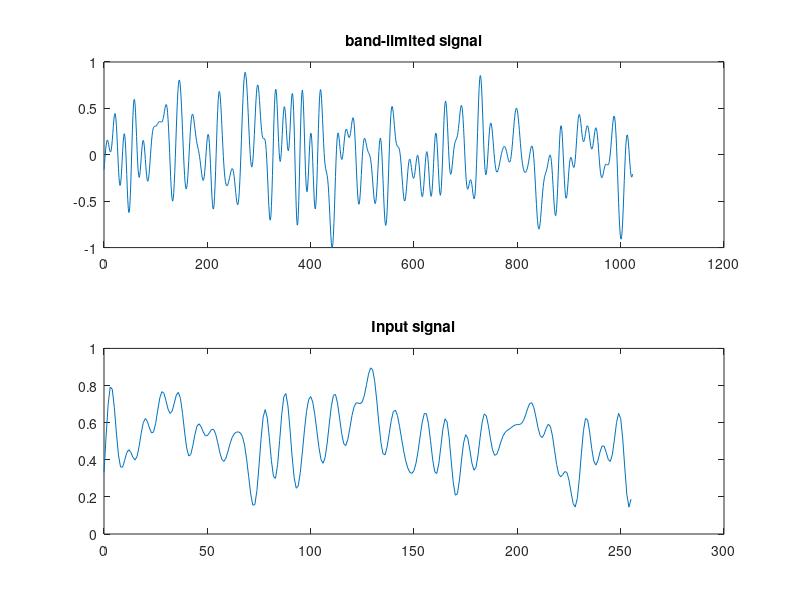
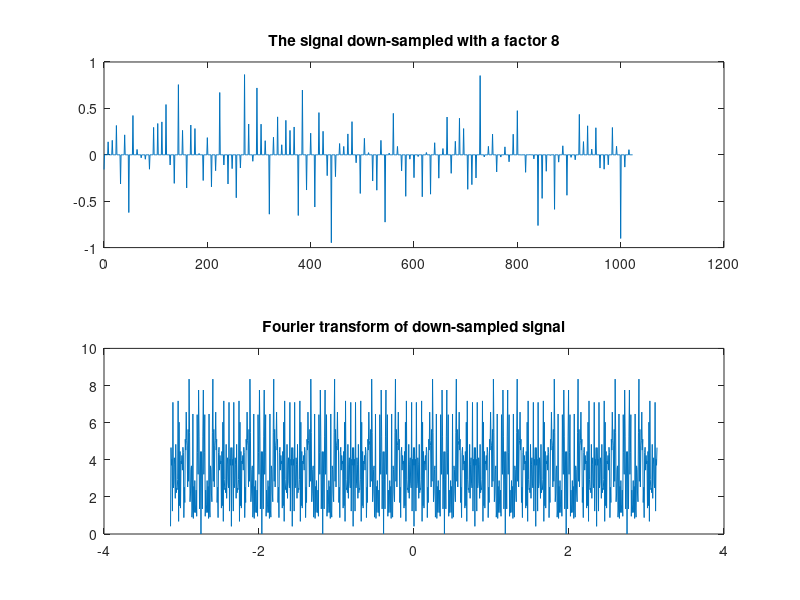
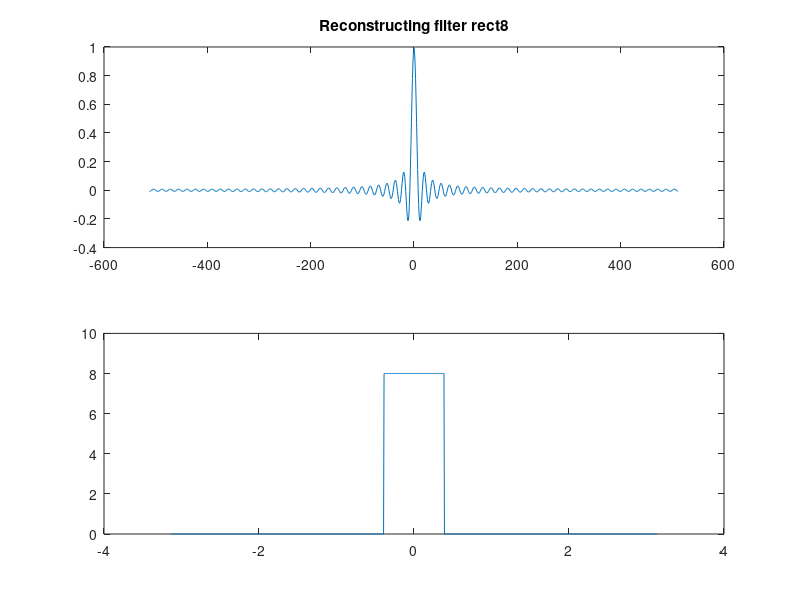
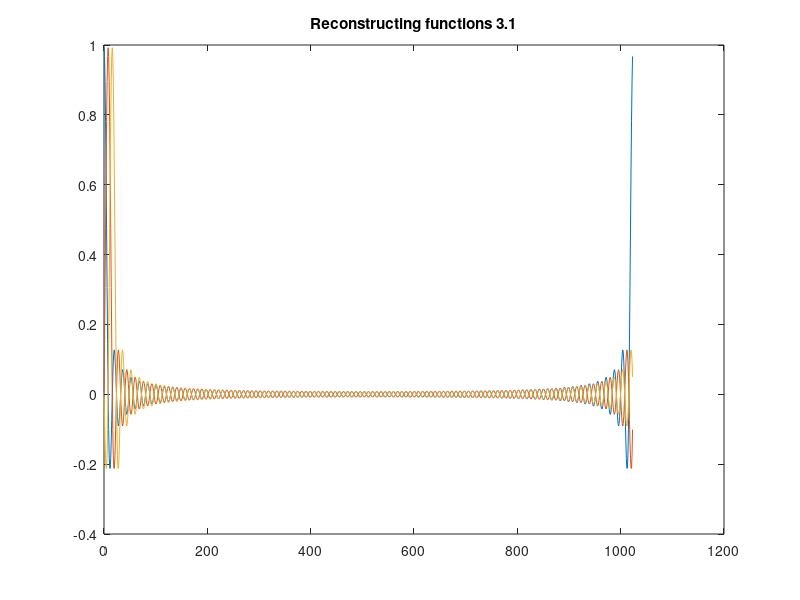

Source code (MATLAB) for these figures, in order: (Note: this script raises an error after producing the figures.)
%% 3.1 Down-sampling and reconstruction of a discrete signal

s=randn(1024,1);
%%
S=fftshift(fft(s));
u=(-512:511)'*pi/512;
Rect8=(abs(u)<pi/8);
Sbl=S.*Rect8; %Create a pi/4-band-limited transform

sbl=ifft(ifftshift(Sbl));

figure(1);subplot(2,1,1);plot(0:1023,sbl);
title('band-limited signal');
subplot(2,1,2);plot(u,abs(Sbl));
title('Fourier transform of band-limited signal');

downsampl8=sbl(1:8:end);

upsampl8=zeros(1024,1);
upsampl8(1:8:end)=downsampl8;
figure(2);subplot(2,1,1);plot(0:1023,upsampl8);
title('The signal down-sampled with a factor 8');
subplot(2,1,2);plot(u,abs(fftshift(fft(upsampl8))));
title('Fourier transform of down-sampled signal');

%%

rect8=ifft(fftshift(8*Rect8));
figure(3);
subplot(2,1,1);plot(-512:511,ifftshift(rect8));
title('Reconstructing filter rect8');
subplot(2,1,2);plot(u,abs(fftshift(fft(rect8))));

%%

for ix=0:127,
B8(:,ix+1)=circshift(rect8,8*ix);
end
figure(4);plot(0:1023,B8(:,[1 2 3]));
title('Reconstructing functions 3.1')

%%

sblrec8=B8*upsampl8(1:8:end);
figure(5);
subplot(2,1,1);plot(0:1023,sblrec8);
title('Reconstructed signal from factor 8 down-sampled signal');
subplot(2,1,2);plot(u,abs(fftshift(fft(sblrec8))));
title('Fourier transform of reconstructed signal');
fprintf('Reconstruction from factor 8 down-sampled signal (no noise)\n');
fprintf('Reconstruction error: %e\n',norm(sbl-sblrec8));

%% 
sblrec8=B8*upsampl8(1:8:end);
figure(5);
subplot(2,1,1);plot(0:1023,sblrec8);
title('Reconstructed signal from factor 8 down-sampled signal');
subplot(2,1,2);plot(u,abs(fftshift(fft(sblrec8))));
title('Fourier transform of reconstructed signal');
fprintf('Reconstruction from factor 8 down-sampled signal (no noise)\n');
fprintf('Reconstruction error: %e\n',norm(sbl-sblrec8));

err = sbl-sblrec8
mean_er = mean(err)
std_er = std(err)

%% 3.2  Sampling noise
sigma=0.1;
downsampl8n=sbl(1:8:end)+sigma*randn(128,1);
upsampl8n=zeros(1,1024);
upsampl8n(1:8:end)=downsampl8n;
figure(6);
subplot(2,1,1);plot(0:1023,upsampl8n);
title('The signal down-sampled with a factor 8 with noise');
subplot(2,1,2);plot(u,abs(fftshift(fft(upsampl8n))));
title('Fourier transform of down-sampled signal with noise');



sblrec8n=B8*downsampl8n;
figure(7);subplot(2,1,1);plot(0:1023,sblrec8n);
title('Reconstructed signal from factor 8 down-sampled signal with noise');
subplot(2,1,2);plot(u,abs(fftshift(fft(sblrec8n))));
title('Fourier transform of reconstructed signal with noise');
err=sbl-sblrec8n;
fprintf('Reconstruction from factor 8 down-sampled signal with noise\n');
fprintf('Reconstruction error: mean %f std %f\n',mean(err),std(err));

%Reconstruction from factor 8 down-sampled signal with noise
%Reconstruction error: mean 0.000658 std 0.097498
%Reconstruction from factor 8 down-sampled signal with noise
%Reconstruction error: mean 0.011691 std 0.101214
%Reconstruction from factor 8 down-sampled signal with noise
%Reconstruction error: mean -0.015419 std 0.094313
%Reconstruction from factor 8 down-sampled signal with noise
%Reconstruction error: mean -0.002645 std 0.091239

%% 3.3 Over-sampling, reconstruction with a basis
sigma=0.1;
downsampl4n=sbl(1:4:end)+sigma*randn(256,1);
upsampl4n=zeros(1,1024);
upsampl4n(1:4:end)=downsampl4n;
figure(8);
subplot(2,1,1);plot(0:1023,upsampl4n);
title('The signal down-sampled with a factor 4 with noise');
subplot(2,1,2);plot(u,abs(fftshift(fft(upsampl4n))));
title('Fourier transform of down-sampled signal with noise');



Rect4=(abs(u)<=pi/4);
rect4=ifft(fftshift(4*Rect4));
figure(9);
subplot(2,1,1);plot(-512:511,ifftshift(rect4));
title('Reconstructing filter rect4');
subplot(2,1,2);plot(u,abs(fftshift(fft(rect4))));

for ix=0:255,
    B4(:,ix+1)=circshift(rect4,4*ix);
end
figure(10);plot(0:1023,B4(:,[1 2 3 4])');
title('Reconstructing functions 3.3')

sblrec4b=B4*downsampl4n;
figure(11);subplot(2,1,1);plot(0:1023,sblrec4b);
title('Reconstructed signal from factor 4 down-sampled signal (basis)');
subplot(2,1,2);plot(u,abs(fftshift(fft(sblrec4b))));
title('Fourier transform of reconstructed signal (basis)');
err=sbl-sblrec4b;
fprintf('Reconstruction from factor 4 down-sampled signal (basis)\n');
fprintf('Reconstruction error: mean %f std %f\n',mean(err),std(err));

% 3.4 Over-sampling, reconstruction with a frame

for ix=0:255,
F8(:,ix+1)=circshift(rect8,4*ix);
end
figure(13);plot(0:1023,F8(:,[1 2 3 4])');
title('Reconstructing functions 3.4')

%
sblrec4f=0.5*F8*downsampl4n;
figure(15);
subplot(2,1,1);plot(0:1023,sblrec4f);
title('Reconstructed signal from factor 4 down-sampled signal (frame)');
subplot(2,1,2);plot(u,abs(fftshift(fft(sblrec4f))));
title('Fourier transform of reconstructed signal (frame)');
err=sbl-sblrec4f;
fprintf('Reconstruction from factor 4 down-sampled signal (frame)\n');
fprintf('Reconstruction error: mean %f std %f\n',mean(err),std(err));

%%
[U SB V] = svd(B4);
eigB =diag(SB)

[U SF V] = svd(F8);
eigF = diag(SF)
%% 4 DWT of 1D signals

l=256;
u=((-l/2):(l/2-1))*2*pi/l;
s0=rand(1,l);
S0=fftshift(fft(ifftshift(s0)));
S=S0.*(abs(u)<pi/4);
s=real(ifftshift(ifft(fftshift(S))));
%%
figure(1);plot(0:255,s);
title('Input signal');

[h0 g0 h1 g1]=wfilters('db3')

flength=length(h0);
u1=((-flength/2):(flength/2-1))*2*pi/flength;
figure(2);
subplot(4,1,1);plot(u1,abs(fftshift(fft(h0))));title('FT of h0');
subplot(4,1,2);plot(u1,abs(fftshift(fft(g0))));title('FT of g0');
subplot(4,1,3);plot(u1,abs(fftshift(fft(h1))));title('FT of h1');
subplot(4,1,4);plot(u1,abs(fftshift(fft(g1))));title('FT of g1');

%% TESTING 
figure(3)
subplot(4,1,1);plot(h0);title('Signal domain of h0');
subplot(4,1,2);plot(h1);title('Signal domain of h1');
subplot(4,1,3);plot(g0);title('Signal domain of g0');
subplot(4,1,4);plot(g1);title('Signal domain of g1');
%%
figure(3);
subplot(4,1,1);plot(u1,abs(fftshift(fft(h0))));title('FT of h0');
subplot(4,1,2);plot(u1,abs(fftshift(fft(g0))));title('FT of g0');
subplot(4,1,3);plot(u1,abs(fftshift(fft(h1))));title('FT of h1');
subplot(4,1,4);plot(u1,abs(fftshift(fft(g1))));title('FT of g1');

%%
dwtmode('per');  %Set periodic mode of filtering operations
[a d]=dwt(s,h0,g0);
figure(3);
subplot(2,1,1);plot(a);title('a');
subplot(2,1,2);plot(d);title('d');

srec1=idwt(a,d,h1,g1);
figure(4);plot(0:255,srec1);
title('Reconstructed signal');
%%
[a1 d1]=dwt(s,h0,g0);
[a2 d2]=dwt(a1,h0,g0);
figure(5);
subplot(3,1,1);plot(a2);title('a2');
subplot(3,1,2);plot(d2);title('d2');
subplot(3,1,3);plot(d1);title('d1');

%%
a1rec=idwt(a2,d2,h1,g1);
srec2=idwt(a1rec,d1,h1,g1);
figure(6);plot(srec2);title('Reconstructed signal');

%%
% Code snippet (A)
N=3;ad=s;p=length(s);figure(7);
for cnt=1:N,
    [a d]=dwt(ad(1:p),h0,g0);
    ad(1:p)=[a d];
    subplot(N+1,1,N+2-cnt);
    plot(d);title(sprintf('details level %d',cnt));
    p=p/2;
end
subplot(N+1,1,1);plot(a);
title(sprintf('approximation level %d',cnt));
figure(8);plot(ad);
title('Concatenated approximation and details');
% 4.3 Simple signal compression

q = [3 0.3;
    3 0.2;
    2 0.1;
    1 0.1];  %Change this if needed
[ad bps] = quantisead(ad,q);  %Replace the channels with quantised values

%
% Code snippet (B)
for cnt=1:N,
    ad(1:(2*p))=idwt(ad(1:p),ad((p+1):(2*p)),h1,g1);
    p=2*p;
end
figure(9);plot(ad);title('Reconstructed signal');

err=s-ad;

fprintf('Reconstruction error: mean %f std %f\n',mean(err),std(err));
% SNR

figure(100);
subplot(3,1,1);plot(s);title('Original signal');
subplot(3,1,2);plot(ad);title('Reconstructed signal');
subplot(3,1,3);plot(s-ad);title('Difference');
SNR=log10(max(s)/std(ad-s))*20
bps
